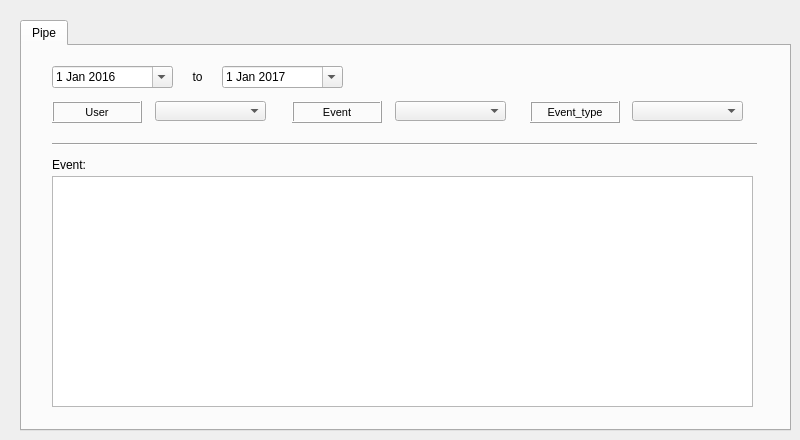
   <widget class="QWidget" name="page_event">
    <attribute name="title">
     <string>Event</string>
    </attribute>
    <widget class="QTabWidget" name="tab_event">
     <property name="geometry">
      <rect>
       <x>20</x>
       <y>20</y>
       <width>771</width>
       <height>411</height>
      </rect>
     </property>
     <property name="currentIndex">
      <number>0</number>
     </property>
     <widget class="QWidget" name="tab_24">
      <attribute name="title">
       <string>Pipe</string>
      </attribute>
      <widget class="QLabel" name="label_event_eventcat_id">
       <property name="geometry">
        <rect>
         <x>270</x>
         <y>55</y>
         <width>90</width>
         <height>22</height>
        </rect>
       </property>
       <property name="font">
        <font>
         <pointsize>8</pointsize>
        </font>
       </property>
       <property name="frameShape">
        <enum>QFrame::Box</enum>
       </property>
       <property name="frameShadow">
        <enum>QFrame::Raised</enum>
       </property>
       <property name="text">
        <string>Event</string>
       </property>
       <property name="textFormat">
        <enum>Qt::AutoText</enum>
       </property>
       <property name="scaledContents">
        <bool>false</bool>
       </property>
       <property name="alignment">
        <set>Qt::AlignCenter</set>
       </property>
       <property name="margin">
        <number>3</number>
       </property>
      </widget>
      <widget class="QLabel" name="label_event">
       <property name="geometry">
        <rect>
         <x>30</x>
         <y>108</y>
         <width>90</width>
         <height>22</height>
        </rect>
       </property>
       <property name="font">
        <font>
         <pointsize>9</pointsize>
        </font>
       </property>
       <property name="frameShape">
        <enum>QFrame::NoFrame</enum>
       </property>
       <property name="frameShadow">
        <enum>QFrame::Plain</enum>
       </property>
       <property name="text">
        <string>Event:</string>
       </property>
       <property name="textFormat">
        <enum>Qt::AutoText</enum>
       </property>
       <property name="scaledContents">
        <bool>false</bool>
       </property>
       <property name="alignment">
        <set>Qt::AlignLeading|Qt::AlignLeft|Qt::AlignVCenter</set>
       </property>
       <property name="margin">
        <number>3</number>
       </property>
      </widget>
      <widget class="QComboBox" name="doc_user_2">
       <property name="geometry">
        <rect>
         <x>133</x>
         <y>55</y>
         <width>111</width>
         <height>20</height>
        </rect>
       </property>
      </widget>
      <widget class="QDateEdit" name="date_document_from_2">
       <property name="geometry">
        <rect>
         <x>30</x>
         <y>20</y>
         <width>121</width>
         <height>22</height>
        </rect>
       </property>
       <property name="date">
        <date>
         <year>2016</year>
         <month>1</month>
         <day>1</day>
        </date>
       </property>
       <property name="calendarPopup">
        <bool>true</bool>
       </property>
      </widget>
      <widget class="Line" name="line_5">
       <property name="geometry">
        <rect>
         <x>30</x>
         <y>90</y>
         <width>705</width>
         <height>16</height>
        </rect>
       </property>
       <property name="orientation">
        <enum>Qt::Horizontal</enum>
       </property>
      </widget>
      <widget class="QComboBox" name="event_id">
       <property name="geometry">
        <rect>
         <x>373</x>
         <y>55</y>
         <width>111</width>
         <height>20</height>
        </rect>
       </property>
      </widget>
      <widget class="QLabel" name="label_cat_event_eventtype_id">
       <property name="geometry">
        <rect>
         <x>508</x>
         <y>55</y>
         <width>90</width>
         <height>22</height>
        </rect>
       </property>
       <property name="font">
        <font>
         <pointsize>8</pointsize>
        </font>
       </property>
       <property name="frameShape">
        <enum>QFrame::Box</enum>
       </property>
       <property name="frameShadow">
        <enum>QFrame::Raised</enum>
       </property>
       <property name="text">
        <string>Event_type</string>
       </property>
       <property name="textFormat">
        <enum>Qt::AutoText</enum>
       </property>
       <property name="scaledContents">
        <bool>false</bool>
       </property>
       <property name="alignment">
        <set>Qt::AlignCenter</set>
       </property>
       <property name="margin">
        <number>3</number>
       </property>
      </widget>
      <widget class="QLabel" name="label_event_user">
       <property name="geometry">
        <rect>
         <x>30</x>
         <y>55</y>
         <width>90</width>
         <height>22</height>
        </rect>
       </property>
       <property name="font">
        <font>
         <pointsize>8</pointsize>
        </font>
       </property>
       <property name="frameShape">
        <enum>QFrame::Box</enum>
       </property>
       <property name="frameShadow">
        <enum>QFrame::Raised</enum>
       </property>
       <property name="text">
        <string>User</string>
       </property>
       <property name="textFormat">
        <enum>Qt::AutoText</enum>
       </property>
       <property name="scaledContents">
        <bool>false</bool>
       </property>
       <property name="alignment">
        <set>Qt::AlignCenter</set>
       </property>
       <property name="margin">
        <number>3</number>
       </property>
      </widget>
      <widget class="QComboBox" name="event_type">
       <property name="geometry">
        <rect>
         <x>610</x>
         <y>55</y>
         <width>111</width>
         <height>20</height>
        </rect>
       </property>
      </widget>
      <widget class="QDateEdit" name="date_document_to_2">
       <property name="geometry">
        <rect>
         <x>200</x>
         <y>20</y>
         <width>121</width>
         <height>22</height>
        </rect>
       </property>
       <property name="date">
        <date>
         <year>2017</year>
         <month>1</month>
         <day>1</day>
        </date>
       </property>
       <property name="calendarPopup">
        <bool>true</bool>
       </property>
      </widget>
      <widget class="QLabel" name="label_to_3">
       <property name="geometry">
        <rect>
         <x>160</x>
         <y>20</y>
         <width>31</width>
         <height>22</height>
        </rect>
       </property>
       <property name="font">
        <font>
         <pointsize>9</pointsize>
        </font>
       </property>
       <property name="frameShape">
        <enum>QFrame::NoFrame</enum>
       </property>
       <property name="frameShadow">
        <enum>QFrame::Raised</enum>
       </property>
       <property name="text">
        <string>to</string>
       </property>
       <property name="textFormat">
        <enum>Qt::AutoText</enum>
       </property>
       <property name="scaledContents">
        <bool>false</bool>
       </property>
       <property name="alignment">
        <set>Qt::AlignCenter</set>
       </property>
       <property name="margin">
        <number>3</number>
       </property>
      </widget>
      <widget class="QTableView" name="tbl_event_element">
       <property name="geometry">
        <rect>
         <x>30</x>
         <y>130</y>
         <width>701</width>
         <height>231</height>
        </rect>
       </property>
      </widget>
     </widget>
    </widget>
   </widget>
